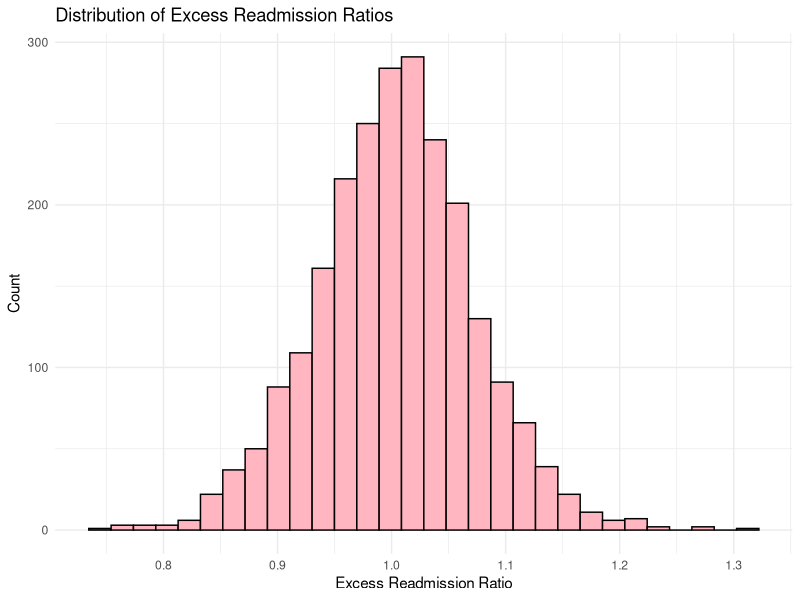
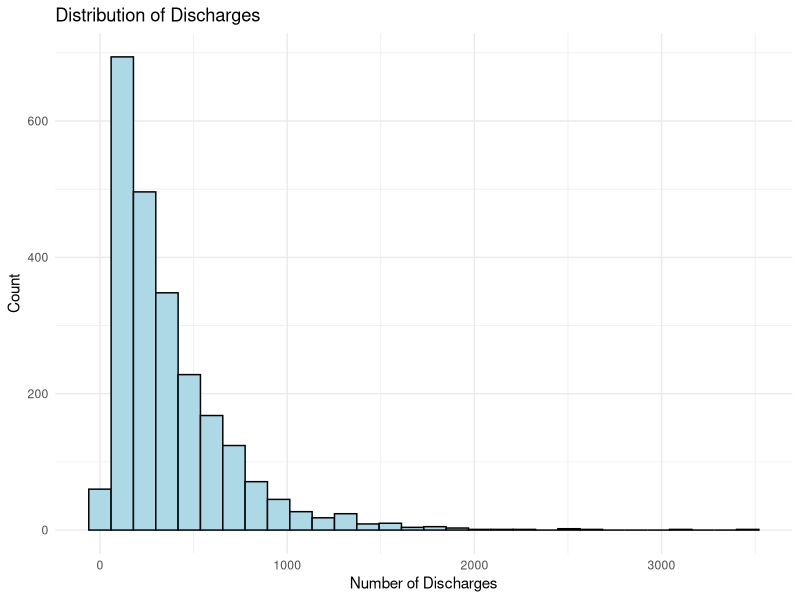
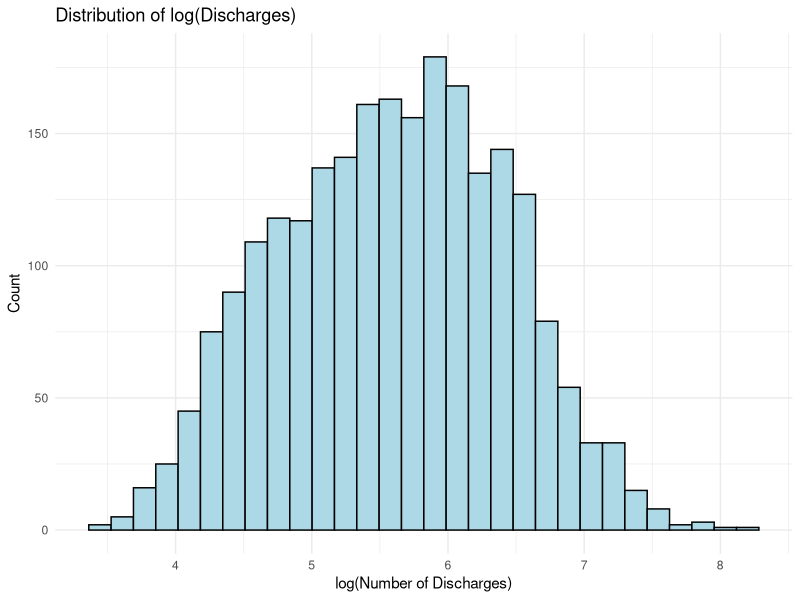
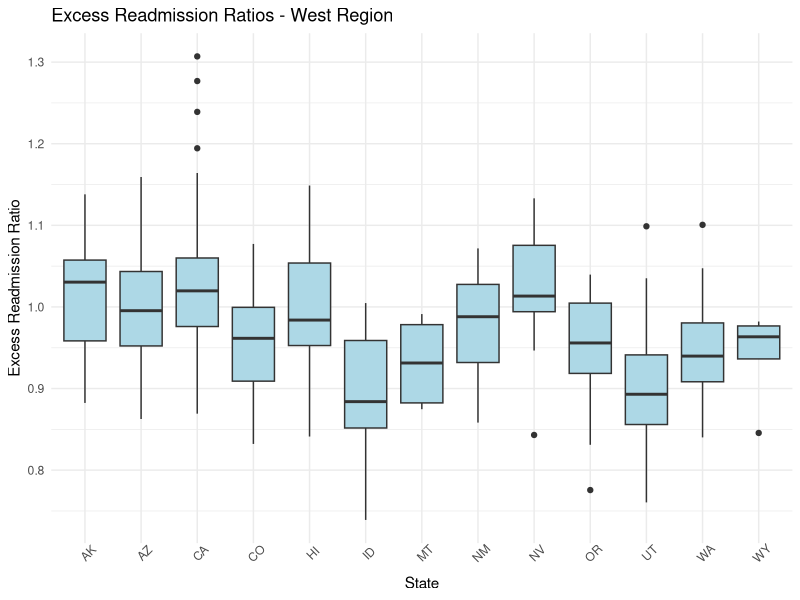
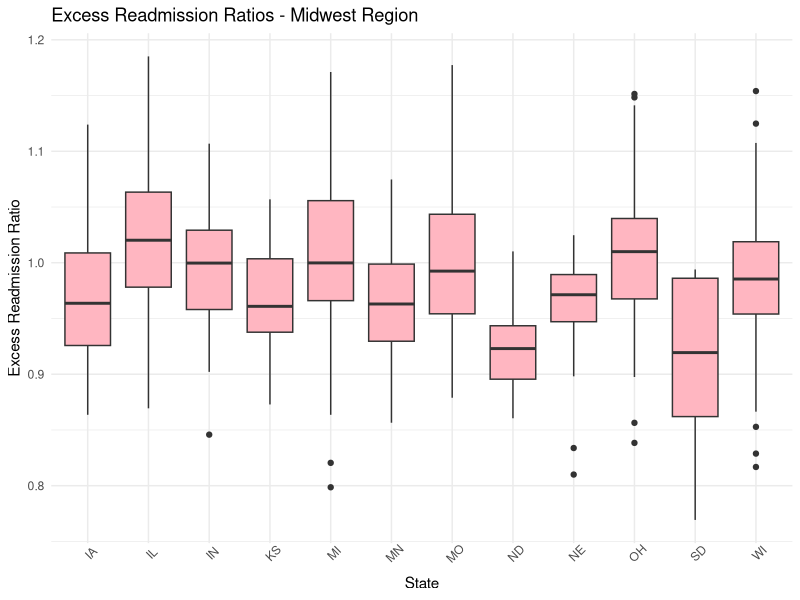
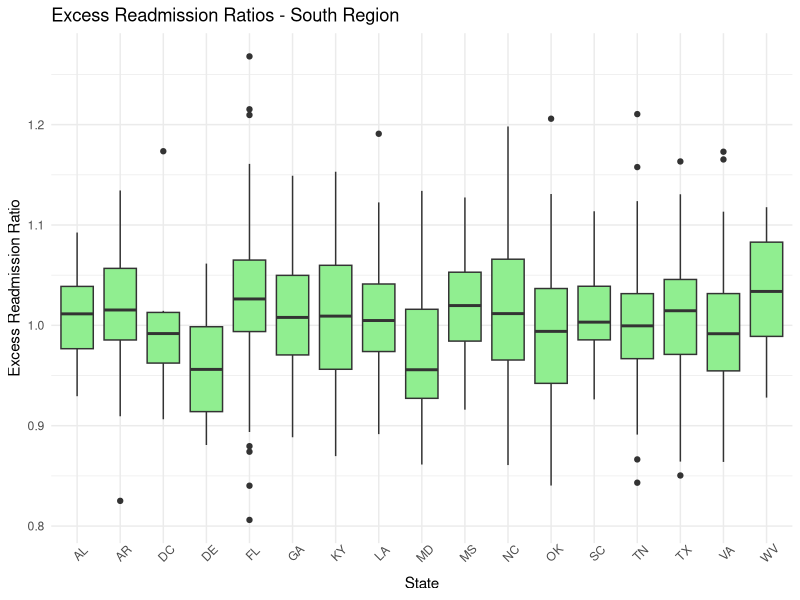
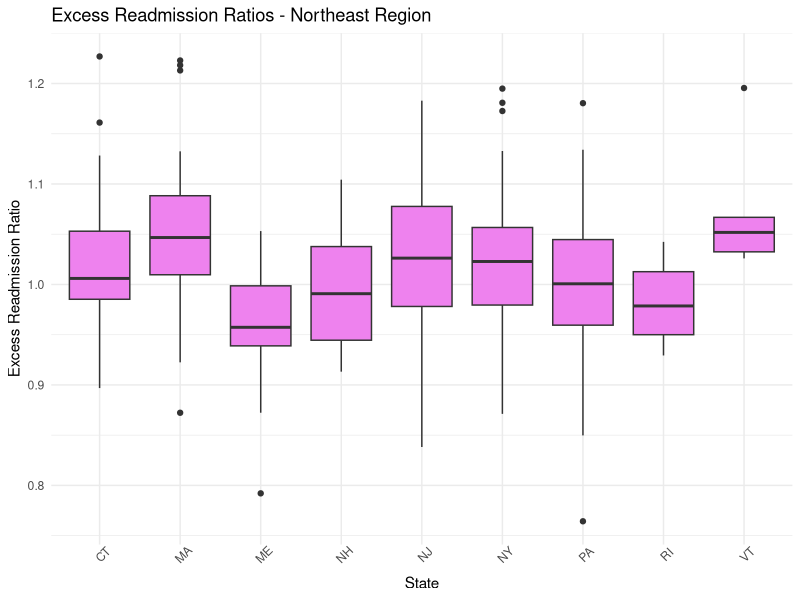
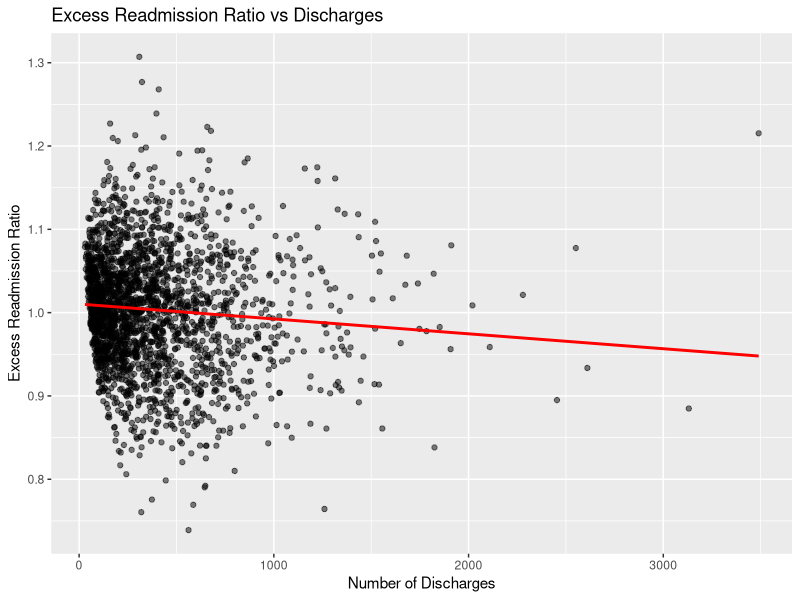

These figures' R source, in order:
## ---- chunk 1
#Upload data
# Load the cleaned CMS HRRP heart failure data set exported from PostgreSQL
data <- read.csv("../data/cleaned_hrrp.csv")

# Quick structure and sanity check
# Confirm variable types and inspect the first few rows before analysis.
str(data)
head(data)

## ---- chunk 2
#EDA
library(ggplot2)
library(dplyr)

# Distribution of excess readmission ratios
# Examine how excess readmission ratio is distributed
# to understand its center, spread, and skew.

excess_ratio <- data$Excess.Readmission.Ratio
ggplot(data, aes(x = Excess.Readmission.Ratio)) +
  geom_histogram(color = "black", fill = "lightpink") +
  labs(title = "Distribution of Excess Readmission Ratios",
       x = "Excess Readmission Ratio", y = "Count") +
  theme_minimal()


# Distribution of raw discharge volume
# Look at the skewness of hospital volume on the original scale.

ggplot(data, aes(x = Number.of.Discharges)) +
  geom_histogram(color = "black", fill = "lightblue") +
  labs(title = "Distribution of Discharges",
       x = "Number of Discharges", y = "Count") +
  theme_minimal()

# Distribution of log(discharge volume)
# Log-transform volume to compress the right tail and make patterns easier to see.
ggplot(data, aes(x = log(Number.of.Discharges))) +
  geom_histogram(color = "black", fill = "lightblue") +
  labs(title = "Distribution of log(Discharges)",
       x = "log(Number of Discharges)", y = "Count") +
  theme_minimal()

# Define regions and explore variation across states
# Create a broad U.S. region variable (Northeast, Midwest, South, West)

data <- data %>%
  mutate(region = case_when(
    state %in% c("ME","NH","VT","MA","RI","CT","NY","NJ","PA") ~ "Northeast",
    state %in% c("OH","IN","IL","MI","WI","MN","IA","MO","ND","SD","NE","KS") ~ "Midwest",
    state %in% c("DE","MD","DC","VA","WV","NC","SC","GA","FL","AL","MS","TN","KY","AR","LA","OK","TX") ~ "South",
    state %in% c("MT","ID","WY","CO","UT","NV","CA","OR","WA","AK","HI","AZ","NM") ~ "West",
    TRUE ~ "Other"
  ))

# Boxplots by region: visualize how excess readmission ratios differ across states within each region.

#West Region
data_west <- subset(data, region == "West")

ggplot(data_west, aes(x = state, y = Excess.Readmission.Ratio)) +
  geom_boxplot(fill = "lightblue") +
  labs(title = "Excess Readmission Ratios - West Region",
       x = "State", y = "Excess Readmission Ratio") + 
  theme_minimal() +
  theme(axis.text.x = element_text(angle = 45))

#Midwest Region
data_midwest <- subset(data, region == "Midwest")
ggplot(data_midwest, aes(x = state, y = Excess.Readmission.Ratio)) +
  geom_boxplot(fill = "lightpink") +
  labs(title = "Excess Readmission Ratios - Midwest Region",
       x = "State", y = "Excess Readmission Ratio") +
  theme_minimal() + 
  theme(axis.text.x = element_text(angle = 45))

#South Region
data_south <- subset(data, region == "South")
ggplot(data_south, aes(x = state, y = Excess.Readmission.Ratio)) +
  geom_boxplot(fill = 'lightgreen') +
  labs(title = "Excess Readmission Ratios - South Region",
       x = "State", y = "Excess Readmission Ratio") +
  theme_minimal() + 
  theme(axis.text.x = element_text(angle = 45))

# Northeast Region
data_northeast <- subset(data, region == "Northeast")
ggplot(data_northeast, aes(x = state, y = Excess.Readmission.Ratio)) +
  geom_boxplot(fill = "violet") +
  labs(title = "Excess Readmission Ratios - Northeast Region",
       x = "State", y = "Excess Readmission Ratio") +
  theme_minimal()+
  theme(axis.text.x = element_text(angle = 45))

#Relationship between hospital volume and performance

# Check how excess readmission ratios vary with hospital volume
ggplot(data, aes(x = Number.of.Discharges, y = Excess.Readmission.Ratio)) +
  geom_point(alpha = 0.5) +
  geom_smooth(method = "lm", se = FALSE, color = "red") +
  labs(title = "Excess Readmission Ratio vs Discharges",
       x = "Number of Discharges",
       y = "Excess Readmission Ratio")

# Use log(discharge volume) to see whether the association looks more linear
ggplot(data, aes(x = log(Number.of.Discharges), y = Excess.Readmission.Ratio)) +
  geom_point(alpha = 0.5) +
  geom_smooth(method = "lm", se = FALSE, color = "red") +
  labs(title = "Excess Readmission Ratio vs Discharges",
       x = "Logarithms of Number of Discharges",
       y = "Excess Readmission Ratio")

## ---- chunk 3
#Regression

# Model 1: volume-only model
# Baseline regression of excess ratio on log(volume) to see how much variation
# is explained by hospital size alone.
model1 <- lm(Excess.Readmission.Ratio ~ log(Number.of.Discharges), data = data)
summary(model1)

# Model 2: state-only model
# Regress excess ratio on state fixed effects to capture purely geographic
# differences across states without volume.
model2 <- lm(Excess.Readmission.Ratio ~ factor(state), data = data)
summary(model2)

# Model 3: volume + state (main specification)
# Combine log(volume) and state indicators to estimate the association between
# hospital volume and excess ratio while controlling for geographic differences.
model3 <- lm(Excess.Readmission.Ratio ~ log(Number.of.Discharges) + factor(state), data = data)
summary(model3)
#Intercepts = 1.085, coefficient of log (num discharges)= -0.01369 => A 1% increases in number of discharges (or increase in volume) decrease the excess ratio by 0.01369.
#R^2 = 0.1504, adjusted R^2 = 0.1314
## ---- chunk 4
# Diagnostics and Robust Inference
library(lmtest)
library(sandwich)

# Breusch-Pagan test for heteroskedasticity
# H0: constant error variance
bptest(model3)

# Nested F-test: does adding state dummies improve on the volume-only model?
anova(model1,model3)

# There is sign of heteroskedasticity in Model 3
# Using Robust (HC1) standard errors to adjust SEs, t-stats, and p-values 
coeftest(model3, vcov = vcovHC(model3, type="HC1"))

# Diagnostic plots for Model 3

#Check linearity + equal variance
plot(model3, which=1)

#Check normality of residuals
plot(model3, which=2)

#another view of homoscedasticity (spread of residuals)
plot(model3, which=3)

#Identify influential observations
plot(model3, which=5)
